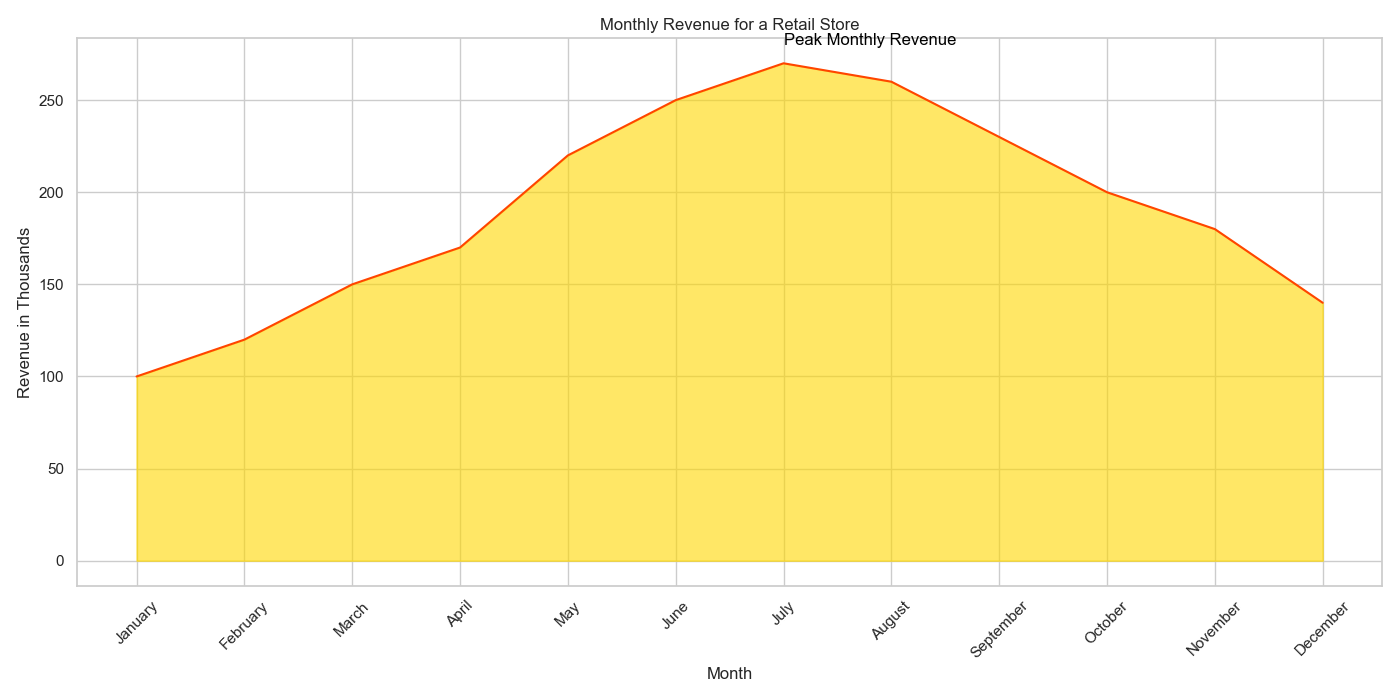

Reproduce this figure in Python.
import pandas as pd
import seaborn as sns
import matplotlib.pyplot as plt

data = {
    'Month': ['January', 'February', 'March', 'April', 'May', 'June', 
              'July', 'August', 'September', 'October', 'November', 'December'],
    'Revenue': [100, 120, 150, 170, 220, 250, 270, 260, 230, 200, 180, 140]
}

df = pd.DataFrame(data)

plt.figure(figsize=(14, 7))

ax = sns.lineplot(x='Month', y='Revenue', data=df, color='#FF4500')
plt.fill_between(df['Month'], df['Revenue'], color='#FFD700', alpha=0.6)

plt.text(6, 280, 'Peak Monthly Revenue', horizontalalignment='left', size='medium', color='black')

plt.xticks(rotation=45)
plt.xlabel('Month')
plt.ylabel('Revenue in Thousands')
plt.title('Monthly Revenue for a Retail Store')

plt.tight_layout()
plt.show()
